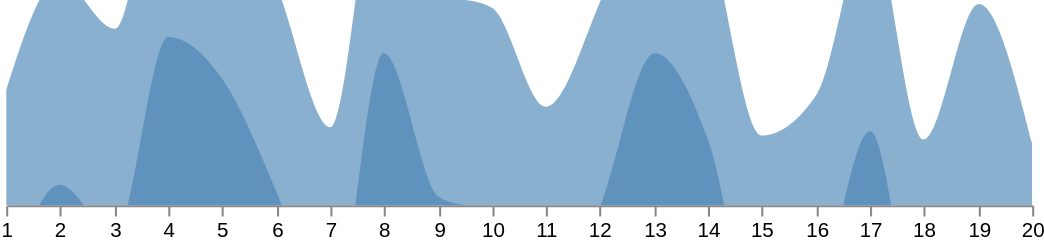

Write the Vega-Lite specification saved for this chart.
### Vega specification from a JSON file in a GitHub repository (floating-point values rounded to 4 significant figures)
{"$schema": "https://vega.github.io/schema/vega/v5.json", "description": "A horizon graph, which preserves resolution by layering slices of an area chart.", "width": 500, "height": 100, "signals": [{"name": "layers", "value": 2, "on": [{"events": "pointerdown!", "update": "1 + (layers % 4)"}], "bind": {"input": "select", "options": [1, 2, 3, 4]}}, {"name": "height", "update": "floor(200 / layers)"}, {"name": "vheight", "update": "height * layers"}, {"name": "opacity", "update": "pow(layers, -2/3)"}], "data": [{"name": "layer_indices", "values": [0, 1, 2, 3], "transform": [{"type": "filter", "expr": "datum.data < layers"}, {"type": "formula", "expr": "datum.data * -height", "as": "offset"}]}, {"name": "table", "values": [{"x": 1, "y": 28}, {"x": 2, "y": 55}, {"x": 3, "y": 43}, {"x": 4, "y": 91}, {"x": 5, "y": 81}, {"x": 6, "y": 53}, {"x": 7, "y": 19}, {"x": 8, "y": 87}, {"x": 9, "y": 52}, {"x": 10, "y": 48}, {"x": 11, "y": 24}, {"x": 12, "y": 49}, {"x": 13, "y": 87}, {"x": 14, "y": 66}, {"x": 15, "y": 17}, {"x": 16, "y": 27}, {"x": 17, "y": 68}, {"x": 18, "y": 16}, {"x": 19, "y": 49}, {"x": 20, "y": 15}]}, {"name": "table2", "values": {"id": 1, "rate": 0.187, "state": "AL", "geo": {"type": "feature", "properties": {}, "geometry": {"type": "MultiPolygon"}}, "coords": [{"x": 1, "y": 2}, {"x": 1, "y": 2, "z": 3}]}}, {"name": "table3", "values": [[{"y": "64"}, 2, 3, null], [{"y": 6}, 4, 5, 6], [{"y": 9}, 7, 8, 8, 9]]}], "scales": [{"name": "x", "type": "linear", "range": "width", "zero": false, "round": true, "domain": {"data": "table", "field": "x"}}, {"name": "y", "type": "linear", "range": [{"signal": "vheight"}, 0], "nice": true, "zero": true, "domain": {"data": "table", "field": "y"}}], "axes": [{"orient": "bottom", "scale": "x", "tickCount": 20}], "marks": [{"type": "group", "encode": {"update": {"width": {"field": {"group": "width"}}, "height": {"field": {"group": "height"}}, "clip": {"value": true}}}, "marks": [{"type": "group", "from": {"data": "layer_indices"}, "encode": {"update": {"y": {"field": "offset"}}}, "marks": [{"type": "area", "from": {"data": "table"}, "encode": {"enter": {"interpolate": {"value": "monotone"}, "x": {"scale": "x", "field": "x"}, "fill": {"value": "steelblue"}}, "update": {"y": {"scale": "y", "field": "y"}, "y2": {"scale": "y", "value": 0}, "fillOpacity": {"signal": "opacity"}}}}]}]}]}
